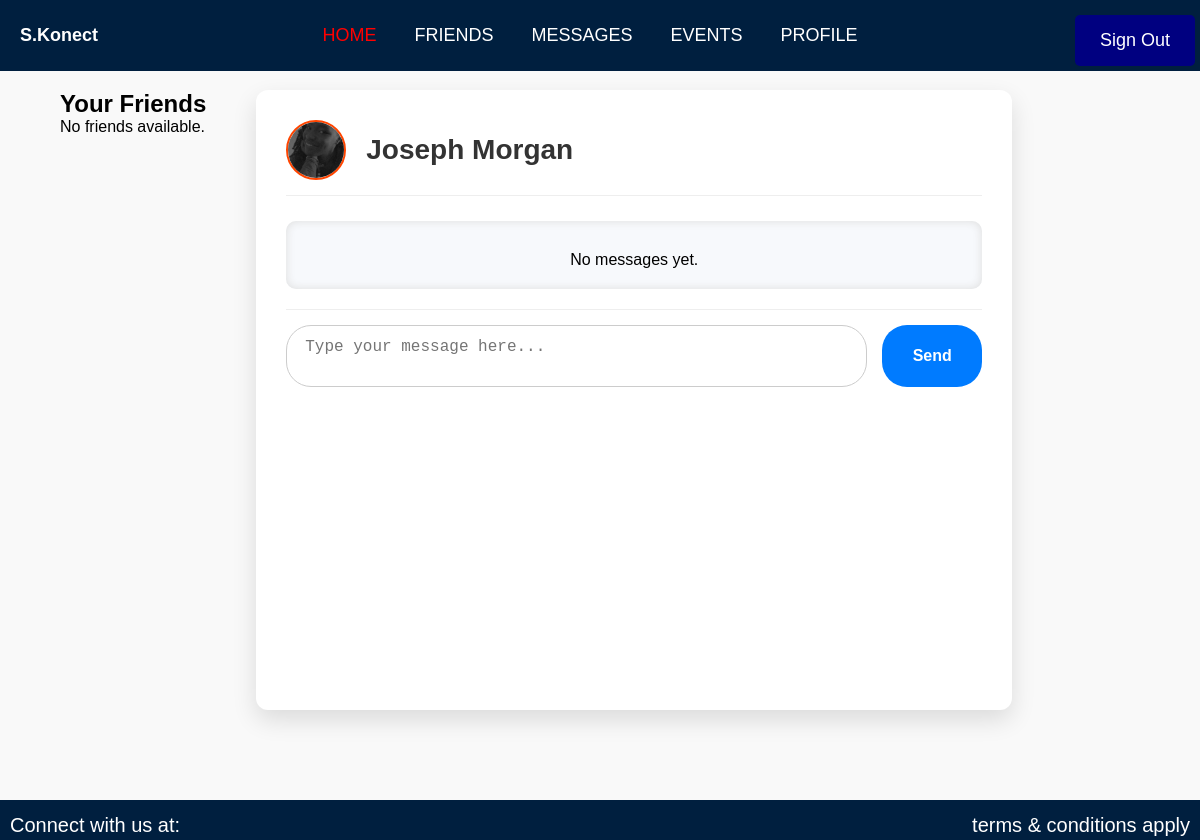
Before: /chat/16/ (signed in) with the older database file.
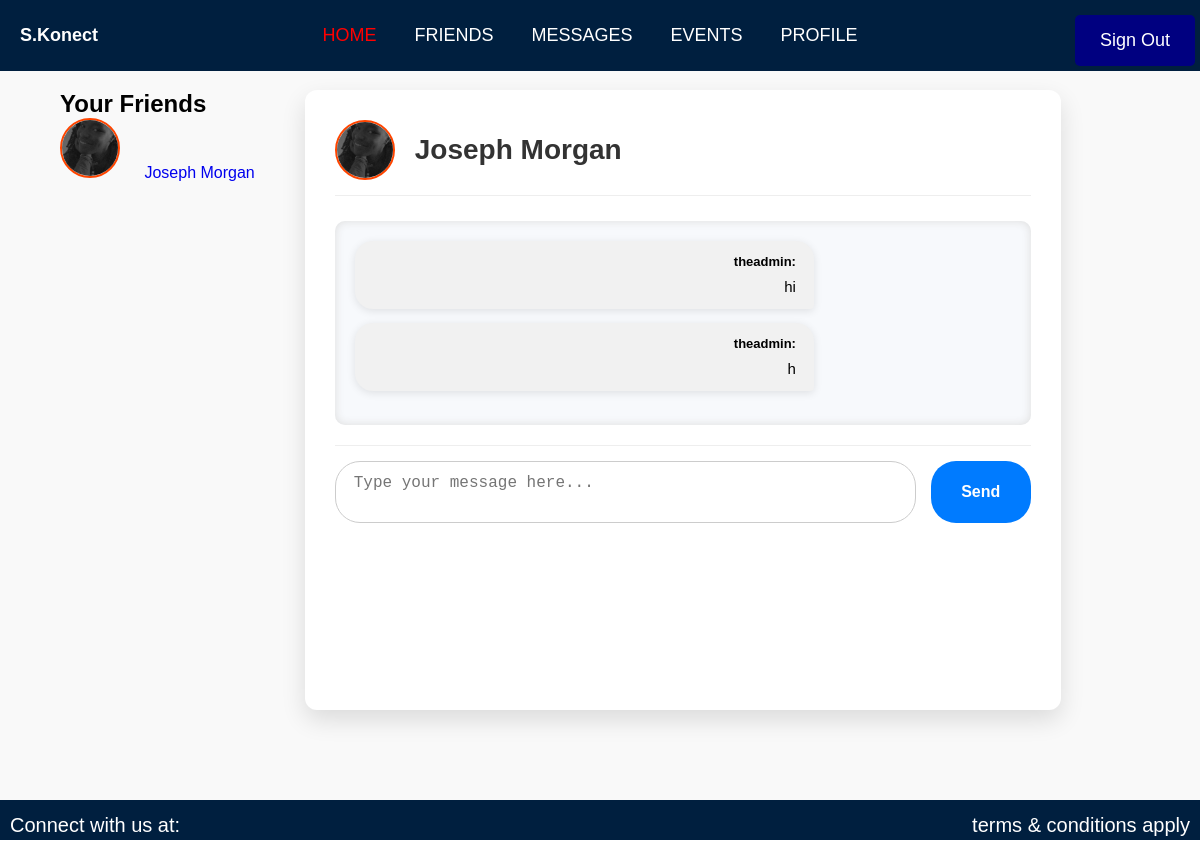
After: the same page with the newer database file.
### authentication/models.py (models this page shows, shortened)
class CustomUser(AbstractUser):
    country = models.CharField(max_length=100, null=True, blank=True)
    location = models.CharField(max_length=100, null=True, blank=True)
    institution = models.CharField(max_length=100, null=True, blank=True)
    city = models.CharField(max_length=100, null=True, blank=True)
    state = models.CharField(max_length=100, null=True, blank=True)
    zip_code = models.CharField(max_length=20, null=True, blank=True)
    otp = models.CharField(max_length=6, blank=True, null=True)
    otp_created_at = models.DateTimeField(blank=True, null=True)
    otp_verified = models.BooleanField(default=False)
    profile_picture = models.ImageField(upload_to='profile_pictures/', null=True, blank=True)
    password_reset_token = models.CharField(max_length=36, blank=True, null=True)
    token_created_at = models.DateTimeField(blank=True, null=True)
    is_verified = models.BooleanField(default=False)

class Message(models.Model):
    sender = models.ForeignKey(CustomUser, related_name='sent_messages', on_delete=models.CASCADE)
    recipient = models.ForeignKey(CustomUser, related_name='received_messages', on_delete=models.CASCADE)
    content = models.TextField()
    timestamp = models.DateTimeField(auto_now_add=True)
    read = models.BooleanField(default=False)  # New field to track if the message has been read
    class Meta:
        indexes = [
            models.Index(fields=['sender', 'recipient']),
            models.Index(fields=['timestamp']),
        ]

### authentication/views.py (the view)
# urls.py: path('chat/<int:friend_id>/', chat_view, name='chat_with_friend'),  # URL for chatting with a specific friend
@login_required
def chat_view(request, friend_id):
    friend = get_object_or_404(CustomUser, id=friend_id)
    messages_list = Message.objects.filter(
        (Q(sender=request.user) & Q(recipient=friend)) |
        (Q(sender=friend) & Q(recipient=request.user))
    ).order_by('timestamp')
    friends = CustomUser.objects.filter(
        Q(friend_requests_sent__to_user=request.user, friend_requests_sent__accepted=True) |
        Q(friend_requests_received__from_user=request.user, friend_requests_received__accepted=True)
    ).distinct()
    if request.method == 'POST':
        content = request.POST.get('content')
        if content:
            Message.objects.create(sender=request.user, recipient=friend, content=content)
            return redirect('chat_with_friend', friend_id=friend_id)
    return render(request, 'authentication/chat.html', {
        'friend': friend,
        'messages': messages_list,
        'friends': friends,  # Pass the friends list to the template
    })

### templates/authentication/chat.html (shortened to what this page needs)
{% extends "authentication/nav2.html" %}
{% load static %}
{% block content %}
<section id="chat-page">
    <div class="chat-container">
        <div class="sidebar">
            <h2>Your Friends</h2>
            <ul>
                {% for friend in friends %}
                    <li>
                        <img src="{% if friend.profile_picture %}{{ friend.profile_picture.url }}{% else %}{% static 'images/default_profile.png' %}{% endif %}" alt="{{ friend.username }}'s profile picture" class="friend-avatar">
                        <a href="{% url 'chat_with_friend' friend.id %}">
                            {{ friend.first_name }} {{ friend.last_name }}
                        </a>
                    </li>
                {% empty %}
                    <li>No friends available.</li>
                {% endfor %}
            </ul>
        </div>
        <div class="chat-interface">
            <div class="chat-header">
                <img src="{% if friend.profile_picture %}{{ friend.profile_picture.url }}{% else %}{% static 'images/default_profile.png' %}{% endif %}" alt="{{ friend.username }}'s profile picture" class="friend-avatar">
                <span class="friend-name">{{ friend.first_name }} {{ friend.last_name }}</span>
            </div>
            <div class="messages" id="messages">
                {% for message in messages %}
                    <div class="chat-message {% if message.sender == request.user %}user-a{% else %}user-b{% endif %}">
                        <strong>{{ message.sender.username }}:</strong>
                        <span class="message-content">{{ message.content|escape }}</span>
                    </div>
                {% empty %}
                    <p>No messages yet.</p>
                {% endfor %}
            </div>
            <form id="chat-form" method="post">
                <textarea name="content" id="message-input" placeholder="Type your message here..." required></textarea>
                <button type="submit">Send</button>
            </form>
        </div>
    </div>
</section>
{% endblock %}

Changed rows visible on the page:
now on one of the page's lists (row edited): CustomUser: first_name "Joseph", last_name "Morgan"
now on this page (row edited): Message: sender.username "theadmin", content "hi"
now on this page (row edited): Message: sender.username "theadmin", content "h"
Other visible differences:
text no longer shown: "No friends available. No messages yet."
